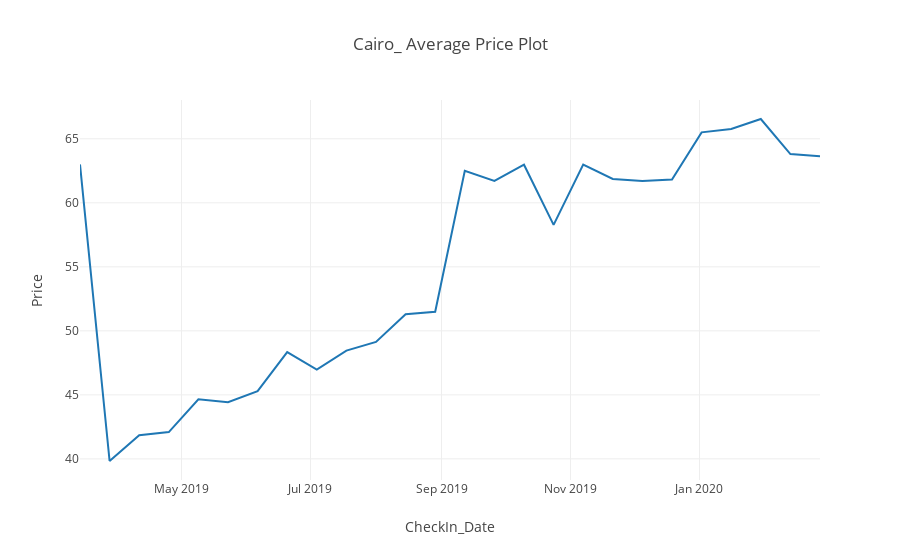

Notebook code cell kept with this figure:
### Code cell
#reate a data object
price_data_Cairo = go.Scatter(x=AvgPrice_Cairo.index,y=AvgPrice_Cairo.values)

#set up the plot layout
layout3 = go.Layout(title='Cairo_ Average Price Plot', xaxis=dict(title='CheckIn_Date'),yaxis=dict(title='Price'))

# create a figure and display it
fig3 = go.Figure(data=[price_data_Cairo],layout=layout3)

#display the plot interactively
iplot(fig3)

### Figure 1 — Plotly figure (JSON) as saved in the notebook; plotly's stock layout.template omitted (floating-point values rounded to 4 significant figures)
{"data": [{"type": "scatter", "uid": "1266ed60-d14d-48d9-9d2c-e4f651659d1d", "x": ["2019-03-14 0:00", "2019-03-28 0:00", "2019-04-11 0:00", "2019-04-25 0:00", "2019-05-09 0:00", "2019-05-23 0:00", "2019-06-06 0:00", "2019-06-20 0:00", "2019-07-04 0:00", "2019-07-18 0:00", "2019-08-01 0:00", "2019-08-15 0:00", "2019-08-29 0:00", "2019-09-12 0:00", "2019-09-26 0:00", "2019-10-10 0:00", "2019-10-24 0:00", "2019-11-07 0:00", "2019-11-21 0:00", "2019-12-05 0:00", "2019-12-19 0:00", "2020-01-02 0:00", "2020-01-16 0:00", "2020-01-30 0:00", "2020-02-13 0:00", "2020-02-27 0:00"], "y": [63.0, 39.83, 41.84, 42.09, 44.66, 44.43, 45.29, 48.34, 46.98, 48.45, 49.13, 51.3, 51.49, 62.51, 61.71, 62.98, 58.28, 62.99, 61.87, 61.7, 61.83, 65.5, 65.76, 66.55, 63.81, 63.64]}], "layout": {"title": {"text": "Cairo_ Average Price Plot"}, "xaxis": {"title": {"text": "CheckIn_Date"}}, "yaxis": {"title": {"text": "Price"}}}}
